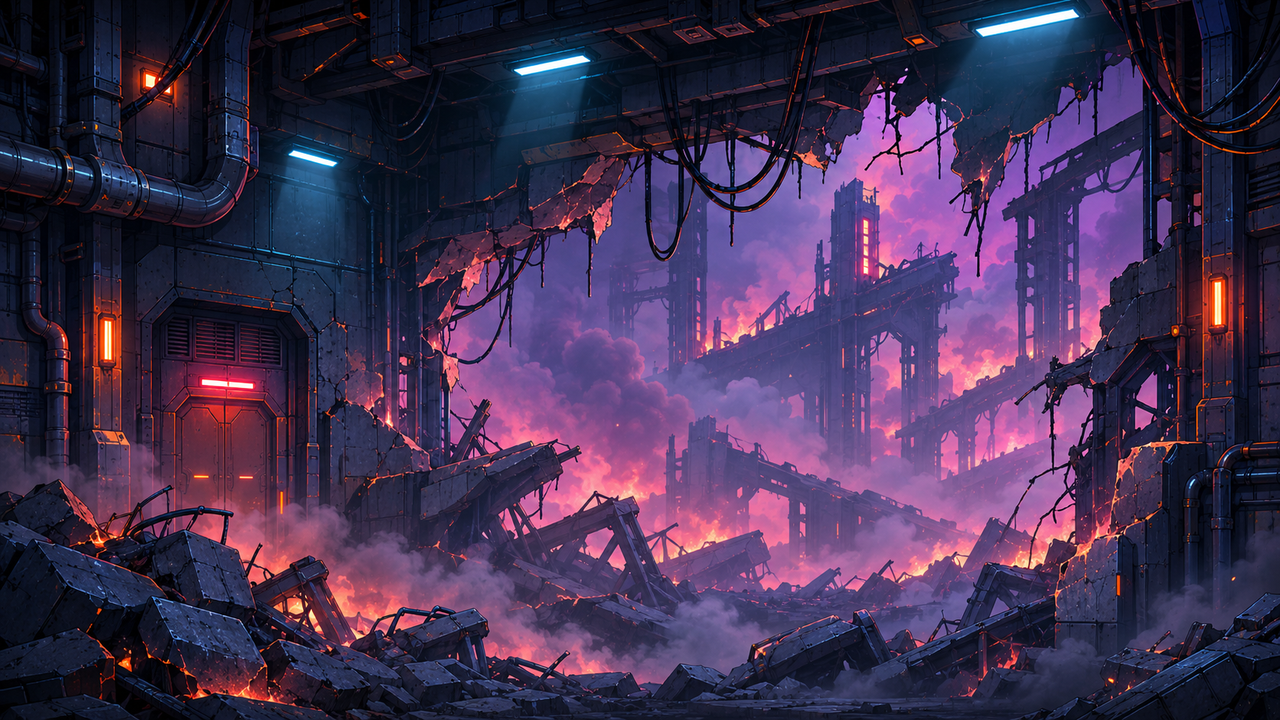
#> input picture data/art/backgrounds/chapter_07.png, 1280 x 720 px
$ python rebuild_chapter7_panorama.py
#> lines starting #> are read from the running program, lines starting #| are printed output that depends on the picture
"""Remove the flat magenta placeholder area from the old Chapter 7 panorama.

The protected user-approved chapter_07.png is not modified. The 1920x960
renderer plate is a deterministic same-aspect expansion of that source.
"""
from pathlib import Path
from PIL import Image, ImageOps
ROOT=Path(__file__).resolve().parents[1]
src=ROOT/'data/art/backgrounds/chapter_07.png'
dst=ROOT/'data/art/backgrounds/scenic/chapter_07_pano.png'
image=Image.open(src).convert('RGB')
#> image is the input picture: PIL image 1280x720 RGB; mean R, G, B 67.1, 49.7, 82.7
assert image.size==(1280,720)
# Uniform 4/3 upscale to 960 high, with only ~107px outpaint on each side.
full_w=1920; target_h=960
w=round(image.width*target_h/image.height)
#> w = 1707
core=image.resize((w,target_h),Image.Resampling.LANCZOS)
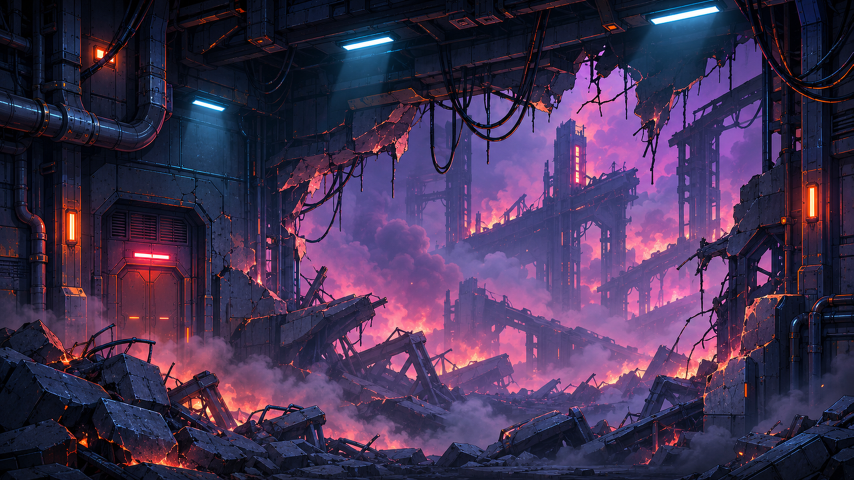
#> core: PIL image 1707x960 RGB (shown at 1/2 size); mean R, G, B 67.2, 49.7, 82.7
left=(full_w-w)//2; right=full_w-w-left
#> after `left = (full_w - w) // 2`: left = 106
#> after `right = full_w - w - left`: right = 107
canvas=Image.new('RGB',(full_w,target_h))
#> canvas: PIL image 1920x960 RGB; every value is 0
canvas.paste(core,(left,0))
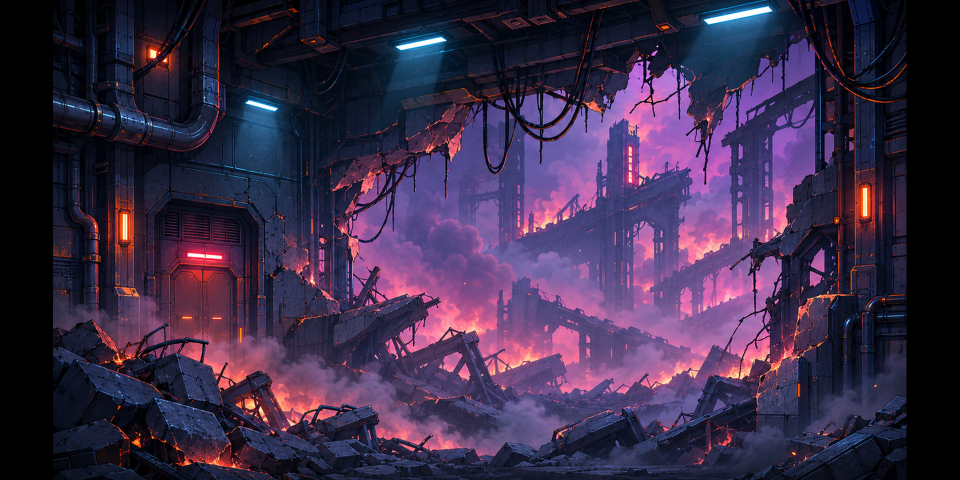
#> canvas: PIL image 1920x960 RGB (shown at 1/2 size); mean R, G, B 59.7, 44.2, 73.5
canvas.paste(ImageOps.mirror(core.crop((0,0,left,target_h))),(0,0))
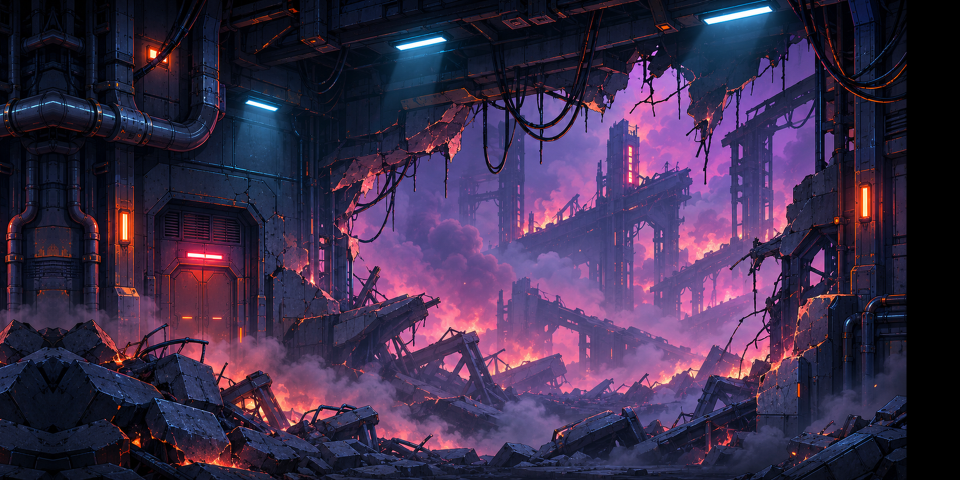
#> canvas: PIL image 1920x960 RGB (shown at 1/2 size); mean R, G, B 60.8, 45.3, 75.5
canvas.paste(ImageOps.mirror(core.crop((w-right,0,w,target_h))),(left+w,0))
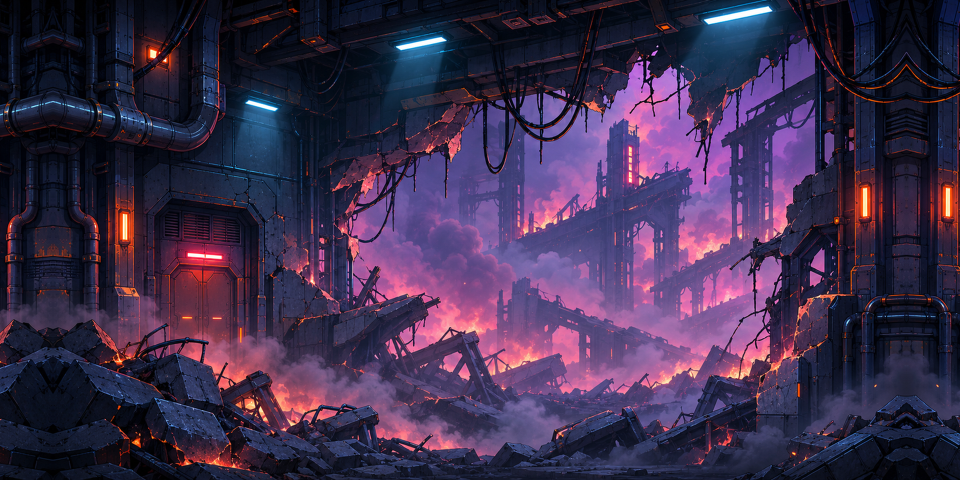
#> canvas: PIL image 1920x960 RGB (shown at 1/2 size); mean R, G, B 62.6, 46.8, 78
canvas.save(dst,optimize=True)
print('Rebuilt',dst,'with full-height interior artwork; protected source unchanged')

$ run again, with data/art/backgrounds/chapter_01.png copied over data/art/backgrounds/chapter_07.png
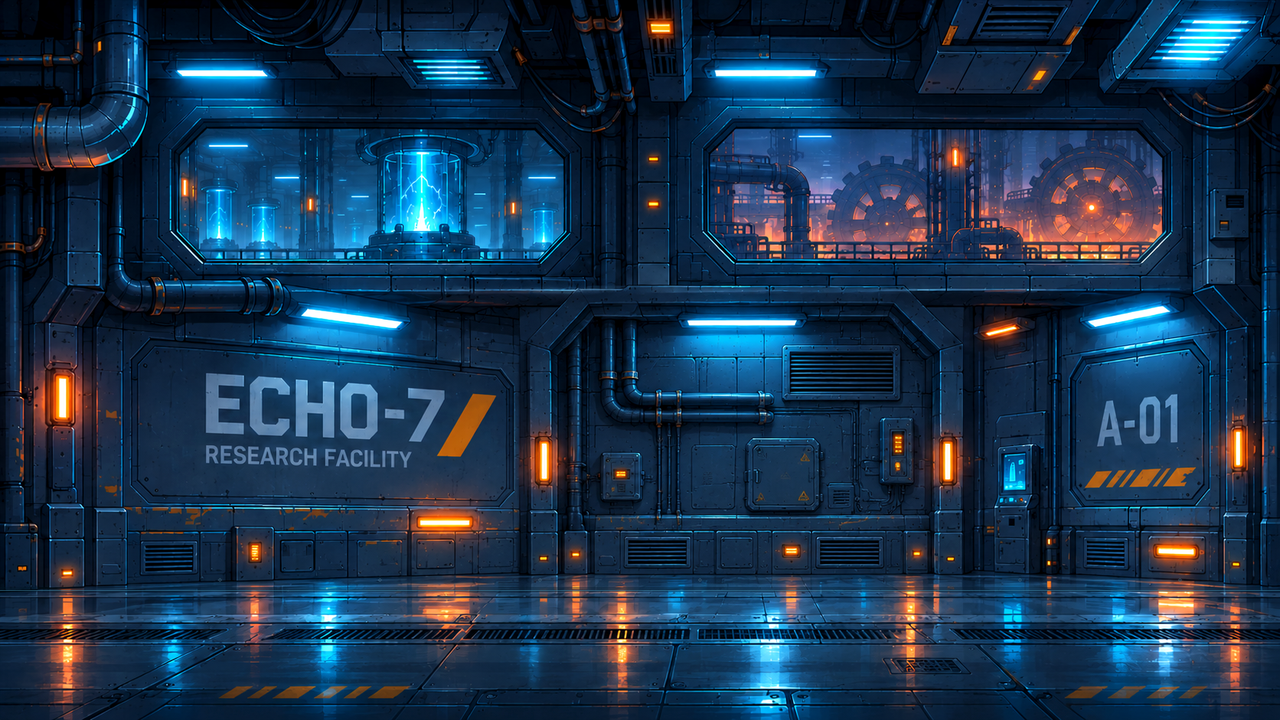
#> input picture data/art/backgrounds/chapter_01.png, 1280 x 720 px
#> image is the input picture: PIL image 1280x720 RGB; mean R, G, B 25.9, 51.9, 77.9
#> `core=image.resize((w,target_h),Image.Resampling.LANCZOS)`:
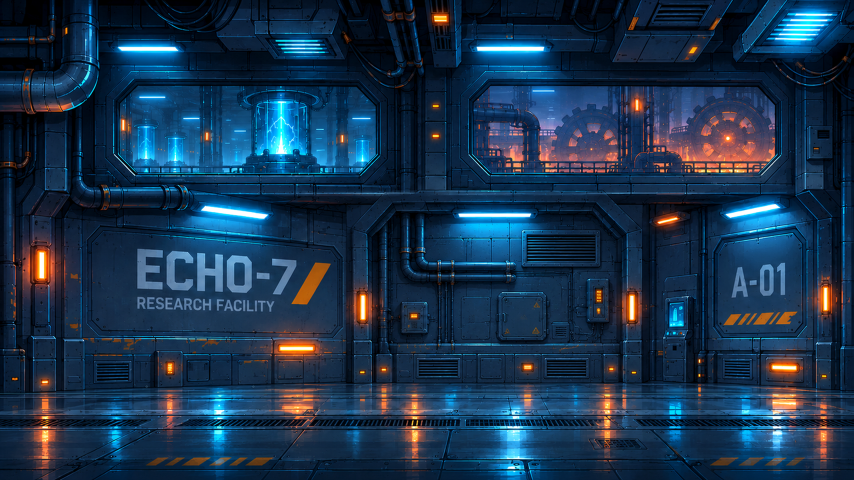
#> core: PIL image 1707x960 RGB (shown at 1/2 size); mean R, G, B 26, 52, 77.9
#> `canvas.paste(ImageOps.mirror(core.crop((w-right,0,w,target_h))),(left+..`:
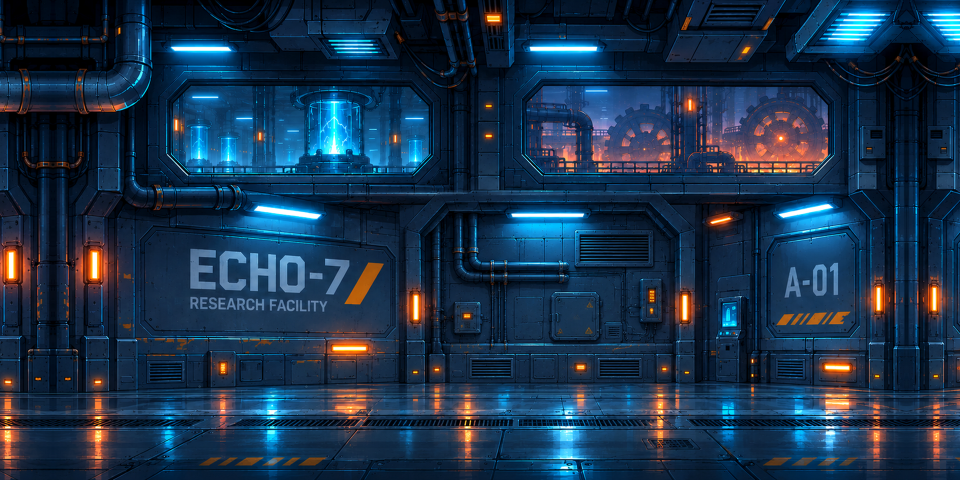
#> canvas: PIL image 1920x960 RGB (shown at 1/2 size); mean R, G, B 26.1, 50.5, 75.6

$ run again, with data/art/backgrounds/chapter_02.png copied over data/art/backgrounds/chapter_07.png
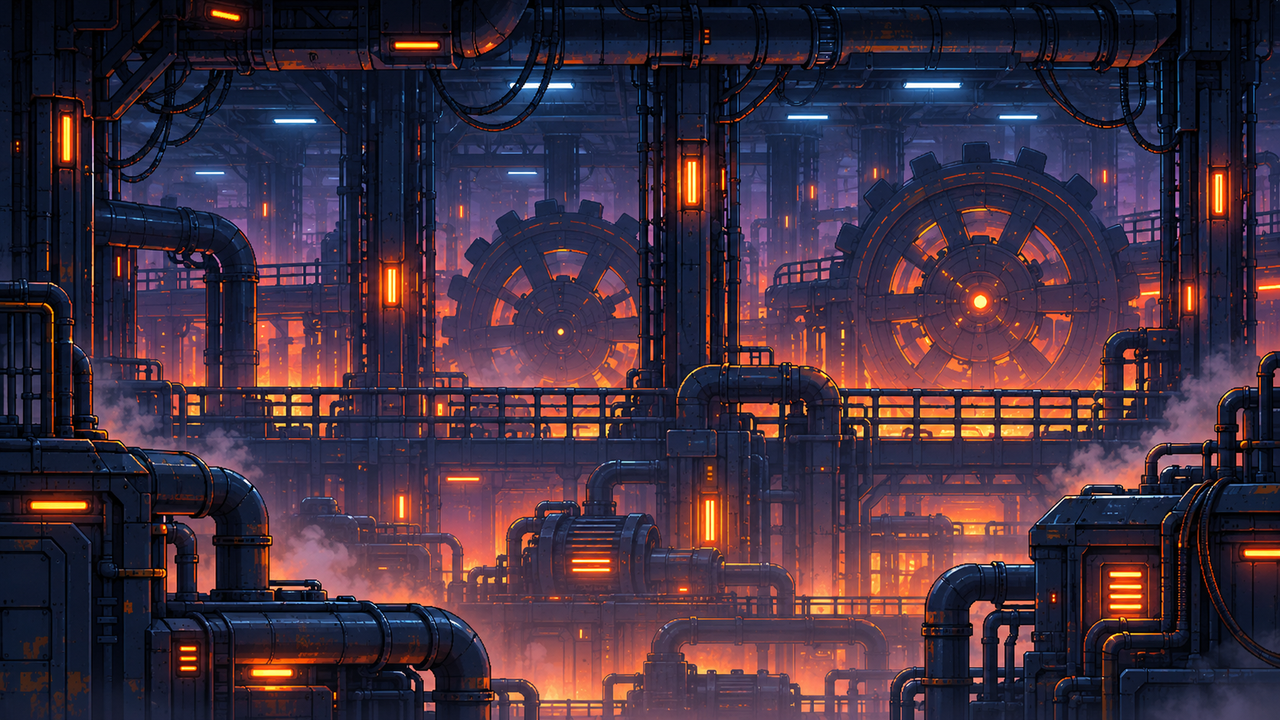
#> input picture data/art/backgrounds/chapter_02.png, 1280 x 720 px
#> image is the input picture: PIL image 1280x720 RGB; mean R, G, B 64.4, 46.9, 63.3
#> `core=image.resize((w,target_h),Image.Resampling.LANCZOS)`:
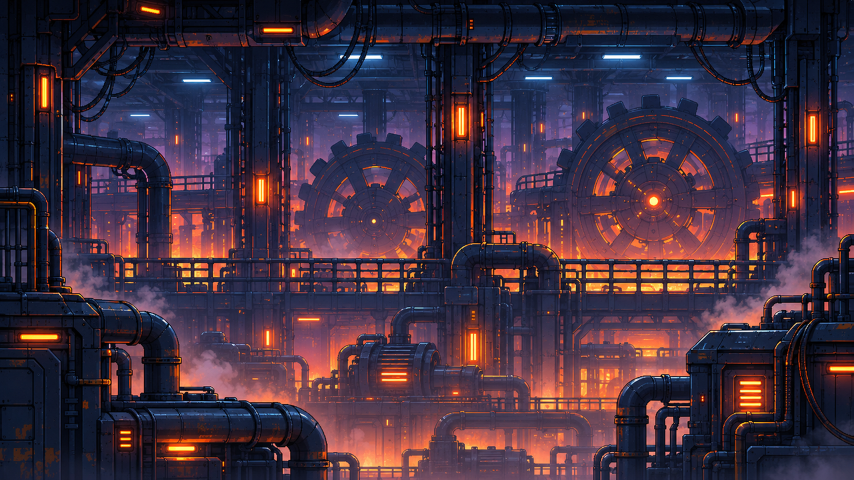
#> core: PIL image 1707x960 RGB (shown at 1/2 size); mean R, G, B 64.4, 46.9, 63.3
#> `canvas.paste(ImageOps.mirror(core.crop((w-right,0,w,target_h))),(left+..`:
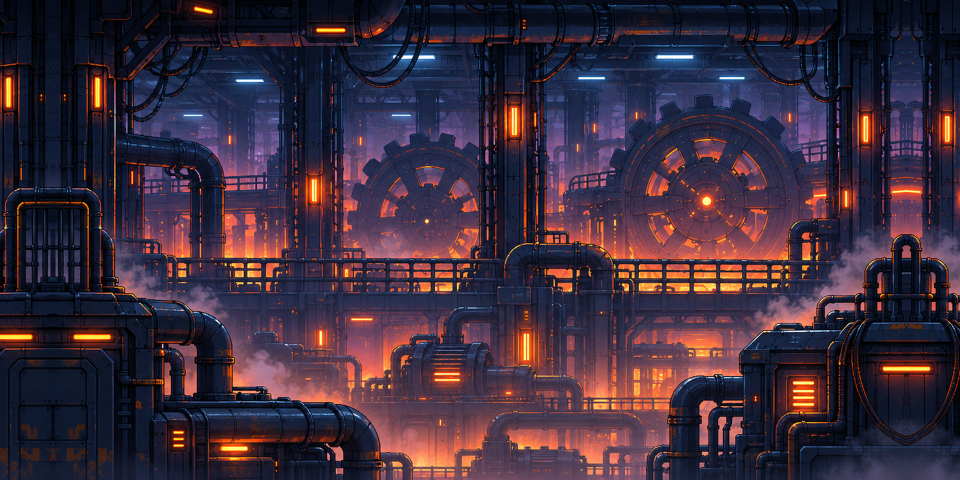
#> canvas: PIL image 1920x960 RGB (shown at 1/2 size); mean R, G, B 61.2, 45, 61.1

$ run again, with data/art/backgrounds/chapter_03.png copied over data/art/backgrounds/chapter_07.png
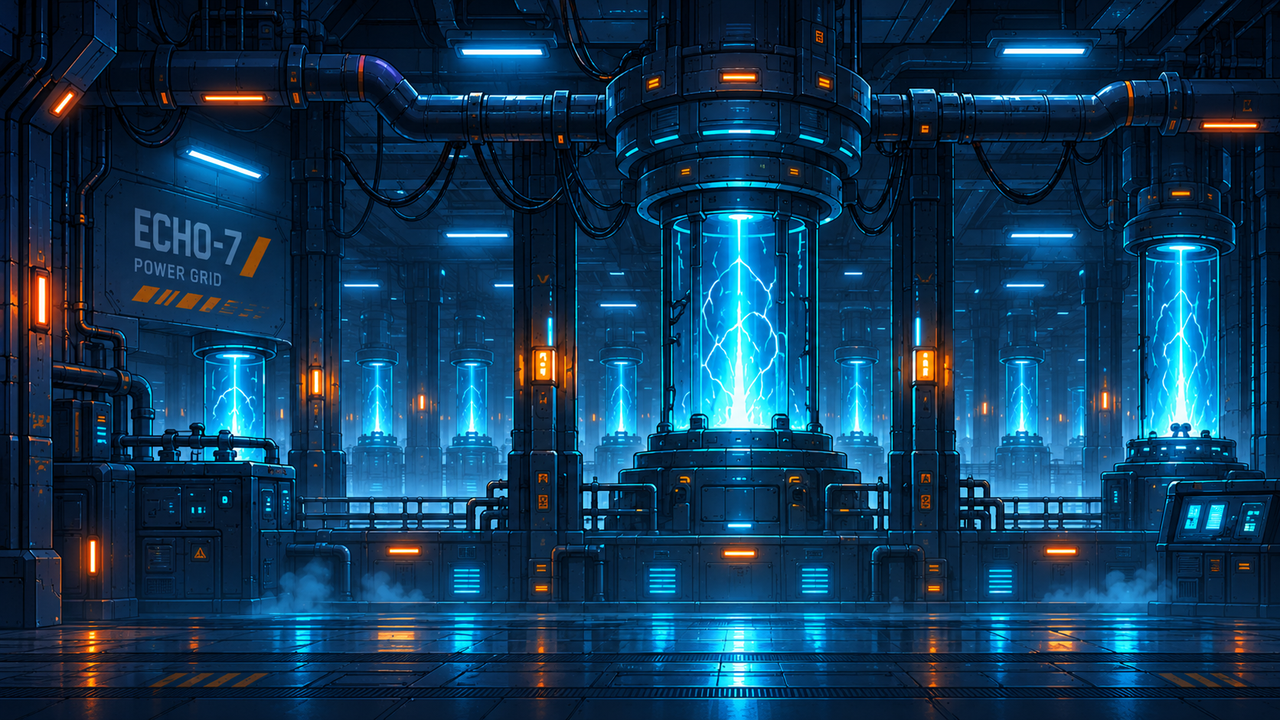
#> input picture data/art/backgrounds/chapter_03.png, 1280 x 720 px
#> image is the input picture: PIL image 1280x720 RGB; mean R, G, B 17, 56.5, 86.7
#> `core=image.resize((w,target_h),Image.Resampling.LANCZOS)`:
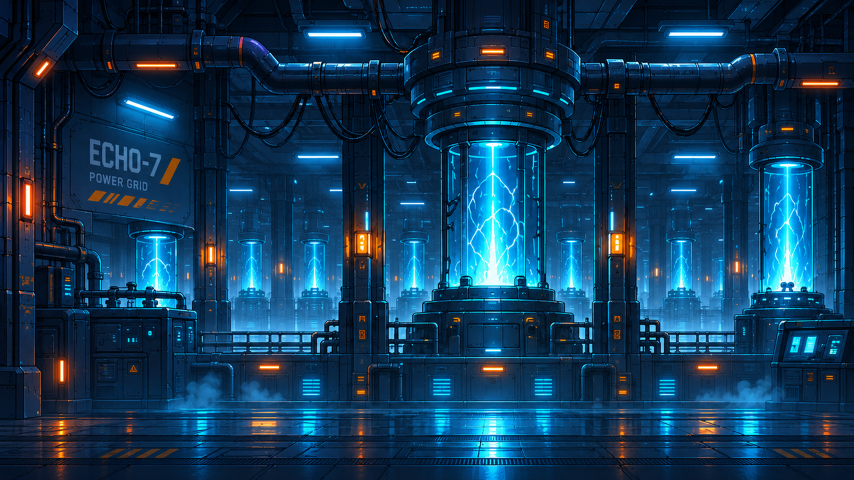
#> core: PIL image 1707x960 RGB (shown at 1/2 size); mean R, G, B 17, 56.5, 86.7
#> `canvas.paste(ImageOps.mirror(core.crop((w-right,0,w,target_h))),(left+..`:
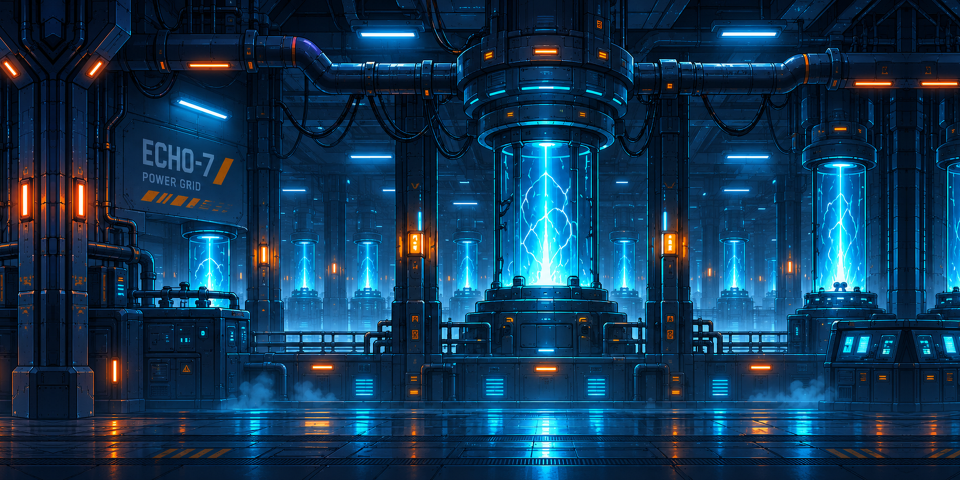
#> canvas: PIL image 1920x960 RGB (shown at 1/2 size); mean R, G, B 17.1, 54.2, 83.4
